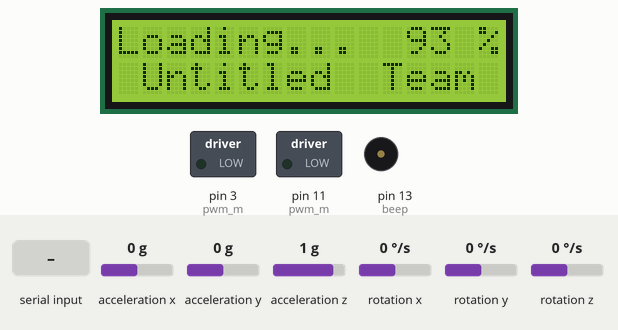
The sketch below on a simulated Arduino Uno, built with avr-gcc and run on an emulated ATmega328P. On the bench: 16×2 character LCD, switched loads named in the sketch (green lamp = pin HIGH), buzzer (waves = sounding, pin HIGH). The test bench sets the inputs (shaded band); at power-on: acceleration y 0 g, acceleration z 1 g, acceleration x 0 g, rotation x 0 °/s, rotation y 0 °/s, rotation z 0 °/s. Random numbers use the default seed unless the sketch sets one; what the sketch prints to the serial monitor is not drawn.

Above: at 3.7 s.
At 8.7 s:
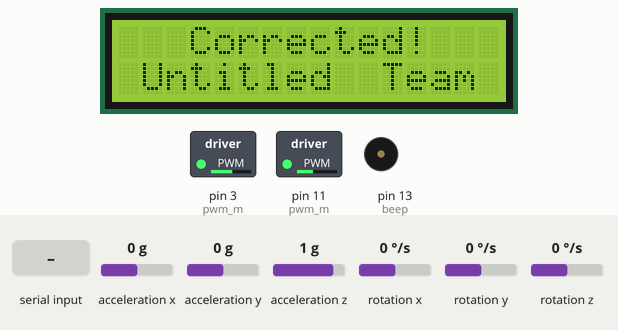
8.8 s: "A" received over Serial
At 9.06 s:
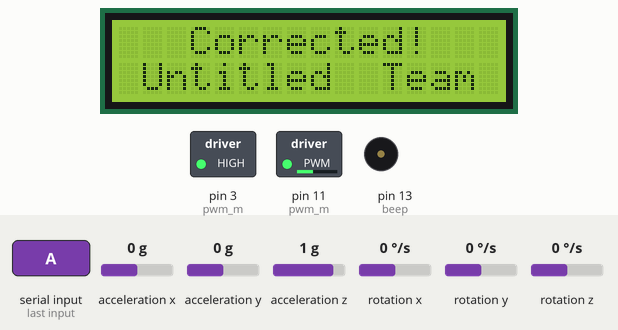
10.8 s: acceleration y set to 0.8 g
At 10.93 s:
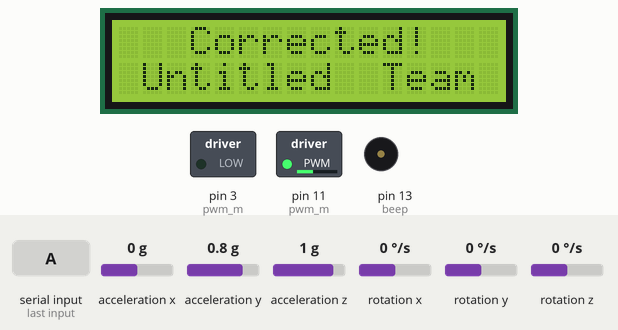
12.3 s: acceleration y set to 1.4 g
14.0 s: acceleration z set to 0 g
16.3 s: "1" received over Serial
Timing chart, 0 to 19.0 s (numbered marks = the images above; inputs shaded):
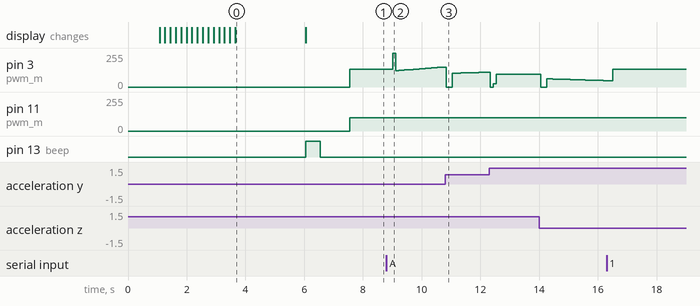

Measured:
- after the input at 8.8 s, pin 3 (pwm_m): 135/255 → 255/255 after 0.21 s, → 123/255 0.10 s later, → 124/255 0.10 s later, → 126/255 0.10 s later, … (18 changes in this stretch)
- what the display in image 0 shows lasts 2.4 s, from 3.7 s to 6.1 s

The sketch:

test2.ino
```cpp
float sum_tmp=0,div_tmp=0,lst_ang=0;
#include "Untitled_Header.h"

#include <PID_v1.h>
#include <PID_AutoTune_v0.h>

byte ATuneModeRemember=2;
double input=80, output=50, setpoint=65;
double kp=2,ki=0.5,kd=2;

double outputStart=0;

double kpmodel=1.5, taup=60, theta[50];
double aTuneStep=40, aTuneNoise=0, aTuneStartValue=135;
unsigned int aTuneLookBack=20;

boolean tuning = true;
unsigned long  modelTime, serialTime;

PID PWM0(&input, &output, &setpoint,kp,ki,kd, DIRECT);
PID_ATune aTune(&input, &output);

//set to false to connect to the real world
boolean useSimulation = false;

void setup()
{
  #include "Untitled_Initialize_Script.h"
  if(useSimulation)
  {
    for(byte i=0;i<50;i++)
    {
      theta[i]=outputStart;
    }
    modelTime = 0;
  }
  //Setup the pid
  PWM0.SetMode(AUTOMATIC);

  if(tuning)
  {
    tuning=false;
    changeAutoTune();
    tuning=true;
  }

  serialTime = 0;
  Serial.begin(19200);
}

void loop()
{

  unsigned long now = millis();
  getangle();
  if(!useSimulation)
  { //pull the input in from the real world
    input = ang;
  }

  if(tuning)
  {
    byte val = (aTune.Runtime());
    if (val!=0)
    {
      tuning = false;
    }
    if(!tuning)
    { //we're done, set the tuning parameters
      kp = aTune.GetKp();
      ki = aTune.GetKi();
      kd = aTune.GetKd();
      PWM0.SetTunings(kp,ki,kd);
      AutoTuneHelper(false);
    }
  }
  else PWM0.Compute();

  if(useSimulation)
  {
    theta[30]=output;
    if(now>=modelTime)
    {
      modelTime +=100;
      DoModel();
    }
  }
  else
  {
     analogWrite(3,output);
  }
  analogWrite(11,100);
  //send-receive with processing if it's time
  if(millis()>serialTime)
  {
    SerialReceive();
    SerialSend();
    serialTime+=500;
  }
}

void changeAutoTune()
{
 if(!tuning)
  {
    //Set the output to the desired starting frequency.
    output=aTuneStartValue;
    aTune.SetNoiseBand(aTuneNoise);
    aTune.SetOutputStep(aTuneStep);
    aTune.SetLookbackSec((int)aTuneLookBack);
    AutoTuneHelper(true);
    tuning = true;
  }
  else
  { //cancel autotune
    aTune.Cancel();
    tuning = false;
    AutoTuneHelper(false);
  }
}

void AutoTuneHelper(boolean start)
{
  if(start)
    ATuneModeRemember = PWM0.GetMode();
  else
    PWM0.SetMode(ATuneModeRemember);
}


void SerialSend()
{
  Serial.print("setpoint: ");Serial.print(setpoint); Serial.print(" ");
  Serial.print("input: ");Serial.print(input); Serial.print(" ");
  Serial.print("output: ");Serial.print(output); Serial.print(" ");
  if(tuning){
    Serial.println("tuning mode");
  } else {
    Serial.print("kp: ");Serial.print(PWM0.GetKp());Serial.print(" ");
    Serial.print("ki: ");Serial.print(PWM0.GetKi());Serial.print(" ");
    Serial.print("kd: ");Serial.print(PWM0.GetKd());Serial.println();
  }
}

void SerialReceive()
{
  if(Serial.available())
  {
   char b = Serial.read();
   Serial.flush();
   if((b=='1' && !tuning) || (b!='1' && tuning))changeAutoTune();
  }
}

void DoModel()
{
  //cycle the dead time
  for(byte i=0;i<49;i++)
  {
    theta[i] = theta[i+1];
  }
  //compute the input
  input = (kpmodel / taup) *(theta[0]-outputStart) + input*(1-1/taup) + ((float)random(-10,10))/100;

}
```

Untitled_Angle_Initialize.h
```cpp
void angle_sumup()
{
	accelgyro.getMotion6(&ax, &ay, &az, &gx, &gy, &gz);
	if(in%load_time_def==0)
	{
		lcdprint(1,1,"Loading...     %");
		lcdprint(2,1," Untitled  Team ");
		lcd.setCursor(12,0);
		lcd.print(100*(in-angle_sumup_a)/(angle_sumup_b-angle_sumup_a));
	}
	gz0+=gz;
}

void angle_inited()
{
	lcdprint(1,1,"   Corrected!   ");
	lcdprint(2,1," Untitled  Team ");
	digitalWrite(beep,HIGH);
	delay(angle_auto_ms);
	digitalWrite(beep,LOW);
	delay(wel_time_ms-angle_auto_ms);
    in=0;
}
```

Untitled_Angle_Judgement.h
```cpp
//double aggKp1=0.8, aggKi1=1.2, aggKd1=0.1;
void angle_judgement()
{
	if(abs(ang-aimarr[forward])<adjust_range)
    {
        bingo++;
        //aggKp0=1, aggKi0=1.8, aggKd0=0.03;
        if(bingo==200)
        {
		        digitalWrite(beep,HIGH);
            if(timer==0)
            {
                timer=1;
                last_time_un=millis();
            }
            bingo=1;
        }
    }
    else
    {
      //if(in%50==0)
          //aggKp0=1.2, aggKi0=0.8, aggKd0=0.08;
      bingo=1;
     }
     //PWM0.SetTunings(aggKp0, aggKi0, aggKd0);
     //PWM1.SetTunings(aggKp1, aggKi1, aggKd1);
}
```

Untitled_Defined_Parameter.h
```cpp
//Global Setting
#define adjust_range 	5
#define wel_time_ms		1500
//Beep Setting
#define beep 			13
#define angle_auto_ms	500
//Angle Setting
#define water_level   	30.2
#define acc_lsb			16384.0
#define gcc_lsb			131.0
#define pi				3.142
#define sample_rate		8
#define kalman_samdlt	2
#define kalman_dev		2
#define correct_valk	(-1.027373)
#define correct_valb	188.323094
#define ang_fit2		(-0.0017)
#define ang_fit1		(1.0018)
#define ang_fit0		(100.96)
//Auto adjustment avariable
#define angle_sumup_a 	200
#define angle_sumup_b 	500
#define load_time_def	20
//Time avariable
#define timer_ms 		5000
#define wait_key_ms 	200
//PWM Setting
#define pwm_m_def 		{3,11}
#define pwm_def			{255,255}
#define pwm_up			255
#define pwm_dowm		50
#define p0_angle_def	128
#define p1_angle_def	53
#define prange			10
//LCD Setting
#define rs_pin			12
#define en_pin			4
#define data_pin		14,15,16,17
#define lcd_row 		2
#define lcd_col 		16
//KeyBoard Setting
#define key_row			4
#define key_col			3
#define key_row_pin		{8,9,10,2}
#define key_col_pin 	{5,6,7}
#define key_map			{{'1','2','3'},{'4','5','6'},{'7','8','9'},{'A','0','B'}}
//Default range
#define range_def		{65,65}
```

Untitled_Function.h
```cpp
void lcdprint(int x,int y,char* str);
void lcdclr(int x,int y,unsigned int num);
void timerns();
void readkey();
void getangle();
void angle_judgement();
void pwm_adjustment();
void print_inf();
void angle_sumup();
void angle_inited();
```

Untitled_Get_Angle.h
```cpp
void getangle()
{
	float dt,acy,acz,grz;
	float az_sum=0,tmp;
	float Sz=0,Rz=0;
	int i;
  lst_ang=ang;
  now=millis();
	dt=(now-last)/1000;
	last=now;
	accelgyro.getMotion6(&ax, &ay, &az, &gx, &gy, &gz);
	acy=ay/acc_lsb;
	acz=az/acc_lsb;
  if(acz<0)
      aaz=360+180*atan2(acz,acy)/pi;
  else
      aaz=180*atan2(acz,acy)/pi;
	for(i=1;i<sample_rate;i++)
	{
		aazs[i-1]=aazs[i];
		az_sum+=aazs[i]*i;
	}
	aazs[sample_rate-1]=aaz;
	az_sum+=aaz*sample_rate;
	aaz=az_sum/((1+sample_rate)*sample_rate/2);
	grz=-(gz-gz0)/gcc_lsb*dt;
	agz+=grz;
/*Kalman*/
	for(i=1;i<(sample_rate+kalman_samdlt);i++)
	{
		a_z[i-1]=a_z[i];
		Sz+=a_z[i];
	}
	a_z[sample_rate+kalman_samdlt-1]=aaz;
	Sz/=(sample_rate+kalman_samdlt);
	for(i=0;i<(sample_rate+kalman_samdlt);i++)
	{
		Rz+=sq(a_z[i]-Sz);
	}
	Rz/=(sample_rate+kalman_samdlt);
	Pz+=kalman_dev;
	Kz=Pz/(Pz+Rz);
	agz+=Kz*(aaz-agz);
	Pz*=(1-Kz);
	ang=180-agz;
	tmp=ang_fit2*sq(ang);
	ang*=ang_fit1;
	ang+=ang_fit0;
	ang+=tmp;
  ang-=level;

  sum_tmp+=ang;
  div_tmp+=ang-lst_ang;
  if(in%50==0)
  {
      sum_tmp=0;
      div_tmp-0;
  }

}
```

Untitled_Global_Const.h
```cpp
const byte ROWS=key_row;
const byte COLS=key_col;
const float p0_angle=p0_angle_def,p1_angle=p1_angle_def;
const byte rowPins[ROWS]=key_row_pin;
const byte colPins[COLS]=key_col_pin;
const char keys[ROWS][COLS]=key_map;
const int pwm_m[2]=pwm_m_def;
```

Untitled_Global_Variable.h
```cpp
int16_t ax,ay,az,gx,gy,gz;	//accelogyro variable
float ang,level=0,sumup=0,a_ang;	//angle debuger variable

int forward=0,pwm[2]=pwm_def,pwm_motor;	//pwm adjustment variable
int keyp=0,rd=3,in=0,timer=0,aimarr[2]=range_def,wait=10;	//adjustment variable
int bingo=1;
long last_time_un=0,now_time_un=0,inall=0;	//intergration time variable

long now=0,last=0;
float gz0=0;
float aaz,agz;
float aazs[sample_rate]={0};
float a_z[sample_rate+kalman_samdlt]={0};
float Pz=1,Kz,Vz,Qz;

LiquidCrystal lcd(rs_pin,en_pin,data_pin);	//set lcd1602
Keypad keypad = Keypad( makeKeymap(keys), rowPins, colPins, ROWS, COLS );	//set keyboard
MPU6050 accelgyro;	//initialize accelgyro MPU6050
```

Untitled_Header.h
```cpp
//Header used from Arduino
#include "Wire.h"
#include "I2Cdev.h"
#include "MPU6050.h"
#include <LiquidCrystal.h>
#include <MsTimer2.h>
#include <Keypad.h>

#include "Untitled_Defined_Parameter.h"
#include "Untitled_Global_Const.h"
#include "Untitled_Global_Variable.h"
#include "Untitled_Function.h"

#include "Untitled_Interrupt_Timer.h"	//
#include "Untitled_LCD1602.h"			//
#include "Untitled_Get_Angle.h"			//
#include "Untitled_KeyBoard.h"			//
#include "Untitled_Angle_Judgement.h"	//
#include "Untitled_PWM.h"				//
#include "Untitled_Angle_Initialize.h"	//
```

Untitled_Initialize_Script.h
```cpp
pinMode(beep,OUTPUT);
pinMode(pwm_m[0],OUTPUT);
pinMode(pwm_m[1],OUTPUT);
digitalWrite(beep,LOW);
analogWrite(pwm_m[0],0);
analogWrite(pwm_m[1],0);
lcd.begin(lcd_col,lcd_row);
Wire.begin();
accelgyro.initialize();
for(in=0;in<angle_sumup_b;in++)
{
	if(in>=angle_sumup_a)
	angle_sumup();
	delay(5);
}
gz0/=(angle_sumup_b-angle_sumup_a);
agz=0.00;
in=1;
level=0;
sumup=360;
while(abs(sumup/70.00-ang)>0.1)
{
	if(in%71==0)
	{
		sumup=0;
		ang=720;
	}
	else
	{
		getangle();
		sumup+=ang;
		delay(3);
	}
	in++;
}
delay(100);
sumup=0;
for(in=0;in<200;in++)
{
	getangle();
	sumup+=ang;
}
level=sumup/200-water_level;
sumup=0;
angle_inited();
//PWM0.SetOutputLimits(80,120);
PWM0.SetMode(AUTOMATIC);
analogWrite(pwm_m[0],output);
```

Untitled_Interrupt_Timer.h
```cpp
void timerns()
{
    digitalWrite(beep,LOW);
    timer=0;
    if(forward==1)
        forward=0;
    else
        forward=1;
}
```

Untitled_KeyBoard.h
```cpp
void readkey()
{
	char key=keypad.getKey();
    if(key!=NO_KEY)
        delay(wait_key_ms);
    if(key=='A')
    {
        keyp=1;
        forward=0;
        key=NO_KEY;
        lcdprint(1,4,"1:");
        lcdprint(1,6,"   '");
        lcdclr(1,10,lcd_col-9);
        lcd.setCursor(5,0);
    }
    if(key=='B')
    {
        aimarr[forward]=0;
        rd=3;
        key=NO_KEY;
        lcd.setCursor(3,0);
        lcd.print(forward+1);
        lcd.print(":");
        lcdprint(1,6,"   '");
        lcdclr(1,10,lcd_col-9);
        lcd.setCursor(5,0);
    }
    if(rd==0 && forward==1)
    {
        keyp=0;
        rd=3;
        if(aimarr[0]>=99)
        {
            aimarr[0]+=1;
        }
        if(aimarr[1]>=99)
        {
            aimarr[1]+=1;
        }
        forward=0;
        return;
    }
    if(keyp==1 && key!=NO_KEY)
    {
        if(rd==3)
            aimarr[forward]=0;
        if(rd!=0)
        {
            lcd.print(key);
            aimarr[forward]+=(key-0x30)*pow(10,rd-1);
            rd--;
            if(rd==0 && forward==0)
            {
                rd=3;
                forward++;
                lcdprint(1,4,"2:");
                lcdprint(1,6,"   '");
                lcdclr(1,10,lcd_col-9);
                lcd.setCursor(5,0);
            }
            return;
        }
    }
}
```

Untitled_PWM.h
```cpp
void pwm_adjustment()
{
	float poor,pang,a,b,c,d;
	int add,tp,flr;
  int aim=aimarr[forward];
	/*haha*/poor=abs(ang-aim);
	add=1;
	wait=1;
	tp=pwm_up-add;
	flr=pwm_dowm+add;
	analogWrite(pwm_m[0],0);
	analogWrite(pwm_m[1],0);
	delay(wait);
}
```

Untitled_LCD1602.h
```cpp
void lcdprint(int x,int y,char* str)
{
	lcd.setCursor(y-1,x-1);
	lcd.print(str);
}

void lcdclr(int x,int y,unsigned int num)
{
	int i=0;
	lcd.setCursor(y-1,x-1);
	for(;i<num;i++)
	{
		if((y+num-1)<=lcd_col)
			lcd.print(" ");
	}
}

void print_inf()
{
	lcdprint(1,1,"Aim: ");
    lcdprint(2,1,"Now: ");
    lcdclr(1,6,lcd_col-5);
    lcd.setCursor(5,0);
    lcd.print(aimarr[forward]);
    lcd.print("'");
    if(in%200==0)
    {
        lcdclr(2,6,lcd_col-5);
        lcd.setCursor(5,1);
        lcd.print(ang);
        lcd.print("'");
    }
}
```
